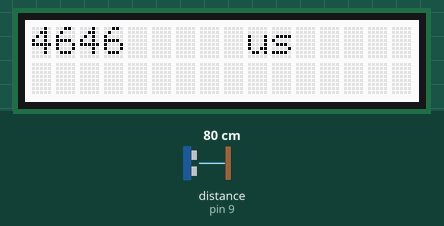
Bench run of a sketch on a simulated Arduino Uno, built with avr-gcc and run on an emulated ATmega328P. Shown: 16×2 character LCD. Wiring (inferred from the names in the program): ultrasonic range finder: trigger pin 8; echo pin 9. The inputs (shaded band) are chosen by the test bench; at power-on: distance to the obstacle (sensor on pin 9) 80 cm. The echo pulse lasts 58.3 µs per cm.

Above: at 1.2 s.
1.3 s: distance to the obstacle (sensor on pin 9) set to 2 cm
At 2.9 s:
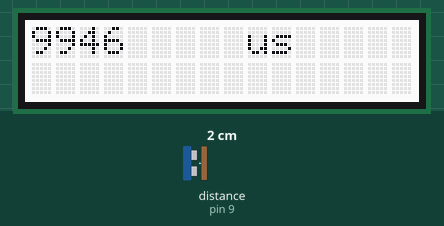
5.4 s: distance to the obstacle (sensor on pin 9) set to 4 cm
At 7.0 s:
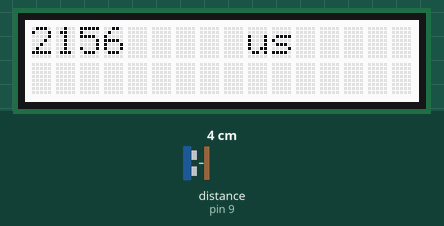
7.6 s: distance to the obstacle (sensor on pin 9) set to 9 cm
At 9.2 s:
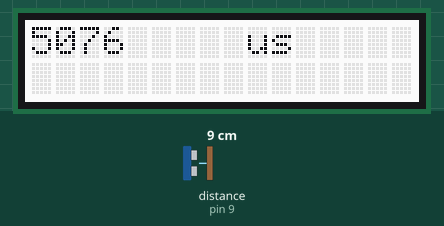
Timing chart, 0 to 10.7 s (numbered marks = the images above; inputs shaded):
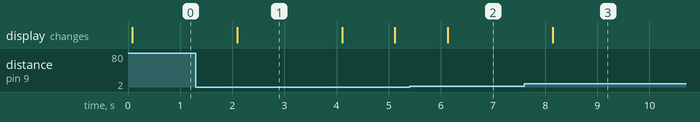

The sketch:

mesure_duree_lcd_i2c_grove.ino
```cpp
/*
 * Pilotage du module ultrason avec mesure de durée
 */

#include <Wire.h>       // Importation librairie gestion port I2C
#include "rgb_lcd.h"    // Importation librairie gestion afficheur LCD I2C Grove

#define pinTrig 8       // Trig sur broche 8
#define pinEcho 9       // Echo sur broche 9

long dureeEcho;         // Durée de l'Echo
rgb_lcd lcd;            // Déclaration de l'afficheur


void setup() {
  pinMode(pinTrig,OUTPUT);      // Broche Trig en sortie
  digitalWrite(pinEcho,LOW);    // Sortie Trig à l état bas
  pinMode(pinEcho,INPUT);       // Broche Echo en entrée
  lcd.begin(16,2);           // Paramétrage du port série
}

void loop() {
  digitalWrite(pinTrig,HIGH);            // Début impulsion de declenchement
  delayMicroseconds(10);                 // Attendre 10 microseconde
  digitalWrite(pinTrig,LOW);             // Fin impulsion (Etat bas)
  dureeEcho = pulseIn(pinEcho,HIGH);     // Mesure de la durée de l'impulsion sur Echo
  lcd.setCursor(0, 0);
  lcd.print(dureeEcho);
  lcd.setCursor(8, 0);
  lcd.print(" us");
  delay(1000);                           // Attendre 1s
}
```

Measured:
- after the input at 1.3 s, the display: changes after 0.80 s (image 1)
- after the input at 7.6 s, the display: changes after 0.54 s (image 3)
